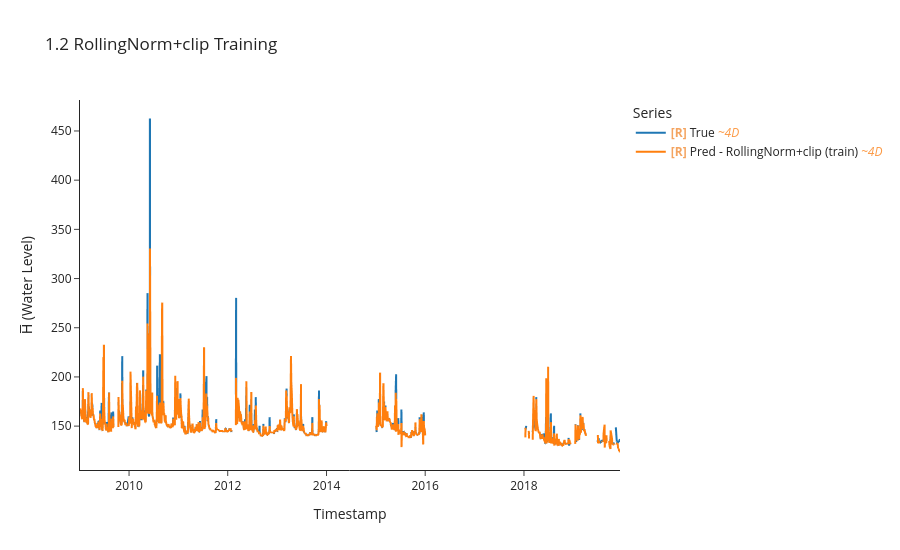

The notebook cell this image was saved under:
### Markdown cell above
## Normalization with Rolling Norm and Y-clip

### Code cell
import torch
torch.manual_seed(42)

# RollingNorm with y_scaled clamped to [-5, 5] leak fixed, same Adam baseline
train_ds_roll = uf.RollingNormTimeSeriesDataset(x_train, y_train, H_BAR_INDEX, y_clip=5.0)
test_ds_roll  = uf.RollingNormTimeSeriesDataset(x_test,  y_test,  H_BAR_INDEX, y_clip=5.0)

model_roll, opt_roll, crit_roll = build_mlp(LOOKBACK * N_FEATURES, HORIZON)

y_tr_roll, y_pr_roll, idx_roll, losses_roll = uf.train_model_online(
    model_roll, opt_roll, crit_roll,
    train_ds_roll, train_df,
    LOOKBACK, HORIZON, BATCH_SIZE,
)

uf.calculate_metrics_and_plot(
    {"RollingNorm+clip (train)": (y_tr_roll, y_pr_roll, idx_roll)},
    plot_title="1.2 RollingNorm+clip Training",
    export_metrics=True, export_html=True,
    export_file_name="results/training/online/p1_rolling_clip",
)

### Figure 1 — Plotly figure (JSON) as saved in the notebook; plotly's stock layout.template omitted (floating-point values rounded to 4 significant figures; data arrays with more than 128 entries replaced by an {"elided": "..."} marker saying what was removed)
{"data": [{"hovertemplate": "Legend=True<br>Timestamp=%{x}<br>H̅ (Water Level)=%{y}<extra></extra>", "legendgroup": "True", "line": {"color": "#1f77b4", "dash": "solid", "width": 2}, "marker": {"symbol": "circle"}, "mode": "lines", "name": "<b style=\"color:sandybrown\">[R]</b> True <i style=\"color:#fc9944\">~4D</i>", "showlegend": true, "type": "scattergl", "uid": "19abce7d-0833-40cd-adf1-e131dc29483d", "x": {"elided": "1011 str values"}, "xaxis": "x", "y": {"elided": "1011 float values"}, "yaxis": "y"}, {"hovertemplate": "Legend=Pred - RollingNorm+clip (train)<br>Timestamp=%{x}<br>H̅ (Water Level)=%{y}<extra></extra>", "legendgroup": "Pred - RollingNorm+clip (train)", "line": {"color": "#ff7f0e", "dash": "solid", "width": 2}, "marker": {"symbol": "circle"}, "mode": "lines", "name": "<b style=\"color:sandybrown\">[R]</b> Pred - RollingNorm+clip (train) <i style=\"color:#fc9944\">~4D</i>", "showlegend": true, "type": "scattergl", "uid": "17ed18fe-f57e-4953-b6c3-5f300ae296ff", "x": {"elided": "1013 str values"}, "xaxis": "x", "y": {"elided": "1013 float values"}, "yaxis": "y"}], "layout": {"height": 550, "legend": {"title": {"text": "Series"}, "tracegroupgap": 0}, "title": {"text": "1.2 RollingNorm+clip Training"}, "xaxis": {"anchor": "y", "domain": [0, 1], "title": {"text": "Timestamp"}}, "yaxis": {"anchor": "x", "domain": [0, 1], "title": {"text": "H̅ (Water Level)"}}}}
